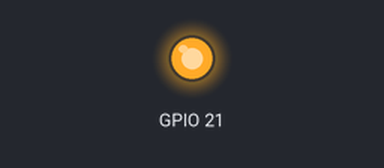
Simulated run of this program. Board: Raspberry Pi (BCM pin numbers). On the bench: output pins drawn as LEDs (lit = HIGH). At 1.0 s the program stops and its outputs stay as they are.

Above: at 0.1 s.
At 1.1 s:
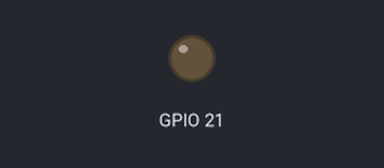
Timing chart, 0 to 2.5 s (numbered marks = the images above):
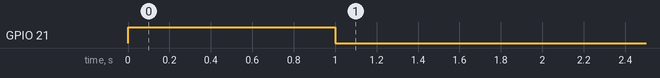

Measured:
- by itself, GPIO 21: LOW → HIGH at 0.00 s, → LOW 1.0 s later

The program:

led1.py
```python
import RPi.GPIO as GPIO # RPi をインポート
import time

# BCM 番号で GPIO を設定
GPIO.setmode(GPIO.BCM)

# 21 番ピンを出力 (GPIO.OUT) に設定
GPIO.setup(21, GPIO.OUT)

# 21 番ピンを ON(True) にする
GPIO.output(21, True)

# 1 秒待つ
time.sleep(1.0)

# 21 番ピンを OFF(False) にする
GPIO.output(21, False)

# GPIO の終了処理
GPIO.cleanup()
```
